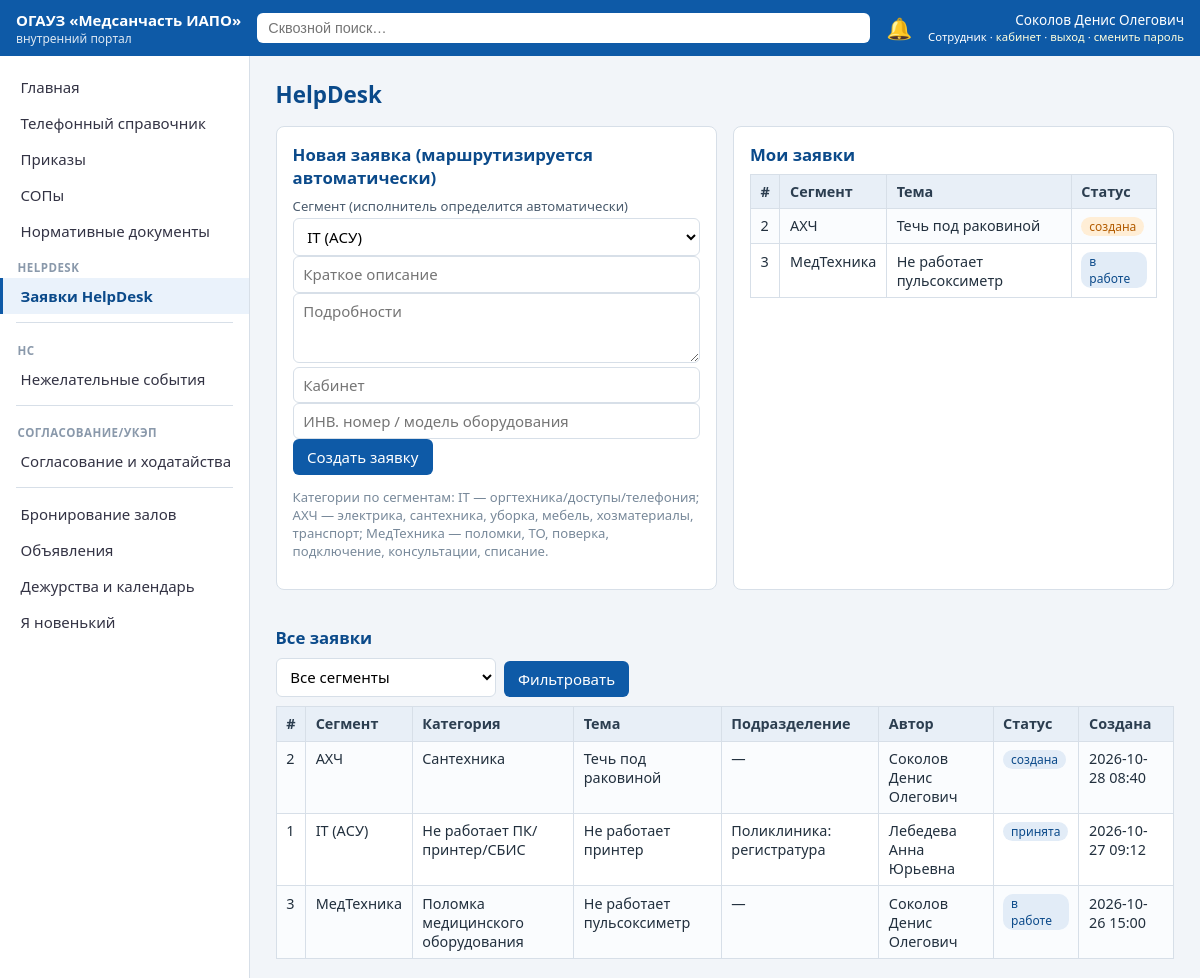
Page /helpdesk (signed in) on the committed database.
### tables this page shows
CREATE TABLE users(
  id INTEGER PRIMARY KEY, fio TEXT, dept_id INTEGER REFERENCES departments(id),
  position TEXT, email TEXT, role_key TEXT REFERENCES roles(key),
  username TEXT UNIQUE, pw_hash TEXT, salt TEXT, must_change_pw INTEGER DEFAULT 0,
  active INTEGER DEFAULT 1, birth_month_day TEXT);

CREATE TABLE ticket(
  id INTEGER PRIMARY KEY, segment TEXT, category TEXT, summary TEXT, description TEXT,
  dept_id INTEGER REFERENCES departments(id), room TEXT, asset_ref TEXT,
  author_id INTEGER REFERENCES users(id), assignee_id INTEGER REFERENCES users(id),
  status TEXT DEFAULT 'created', sla_hours INTEGER DEFAULT 24, created_at TEXT, closed_at TEXT,
  ns_id INTEGER);

CREATE TABLE departments(id INTEGER PRIMARY KEY, block_id INTEGER REFERENCES blocks(id), name TEXT);

### app.py (the view)
@app.get("/helpdesk", response_class=HTMLResponse)
def helpdesk(request: Request, seg: str = ""):
    u = current_user(request)
    if not u:
        return RedirectResponse("/login", status_code=302)
    con = get_db()
    mine = con.execute("SELECT * FROM ticket WHERE author_id=? ORDER BY created_at DESC", (u["id"],)).fetchall()
    queue = []
    if u["role_key"] in OP_ROLE.values():
        myseg = [k for k, v in OP_ROLE.items() if v == u["role_key"]][0]
        queue = con.execute("SELECT * FROM ticket WHERE segment=? AND status NOT IN ('closed') ORDER BY created_at", (myseg,)).fetchall()
    elif u["role_key"] == "admin":
        queue = con.execute("SELECT * FROM ticket WHERE status NOT IN ('closed') ORDER BY created_at").fetchall()
    all_t = con.execute("""SELECT t.*, d.name dept_name, a.fio author_fio FROM ticket t
                          LEFT JOIN departments d ON d.id=t.dept_id LEFT JOIN users a ON a.id=t.author_id
                          ORDER BY t.created_at DESC""").fetchall()
    if seg:
        all_t = [t for t in all_t if t["segment"] == seg]
    cats = HD_CATEGORIES
    con.close()
    return ctx(request, mine=mine, queue=queue, tickets=all_t, cats=cats, seg=seg,
               seg_titles=SEG_TITLES, statuses={"created": "создана", "accepted": "принята", "in_work": "в работе",
                                                "done": "выполнена", "closed": "закрыта", "returned": "возвращена"}, template="helpdesk.html", section="HelpDesk")

### templates/helpdesk.html (shortened to what this page needs)
{% extends "base.html" %}
{% block body %}
<div class="grid">
  <div class="card">
    <h2 style="margin-top:0">Новая заявка (маршрутизируется автоматически)</h2>
    <form method="post" action="/helpdesk/new">
      <div class="frow"><div style="flex:1"><label>Сегмент (исполнитель определится автоматически)</label>
        <select name="segment" required>
        {% for k, t in seg_titles.items() %}<option value="{{ k }}">{{ t }}</option>{% endfor %}</select></div></div>
      <div class="frow"><input type="text" name="summary" placeholder="Краткое описание" required></div>
      <div class="frow"><textarea name="description" placeholder="Подробности"></textarea></div>
      <div class="frow"><input type="text" name="room" placeholder="Кабинет"><input type="text" name="asset_ref" placeholder="ИНВ. номер / модель оборудования"></div>
      <button>Создать заявку</button>
    </form>
    <p class="muted">Категории по сегментам: IT — оргтехника/доступы/телефония; АХЧ — электрика, сантехника, уборка, мебель, хозматериалы, транспорт; МедТехника — поломки, ТО, поверка, подключение, консультации, списание.</p>
  </div>
  <div class="card">
    <h2 style="margin-top:0">Мои заявки</h2>
    <table><tr><th>#</th><th>Сегмент</th><th>Тема</th><th>Статус</th></tr>
    {% for t in mine %}<tr><td>{{ t['id'] }}</td><td>{{ seg_titles[t['segment']] }}</td><td>{{ t['summary'] }}</td>
    <td><span class="tag {{ 'green' if t['status']=='closed' else ('orange' if t['status']=='created' else '') }}">{{ statuses[t['status']] }}</span></td></tr>{% else %}
    <tr><td colspan="4" class="muted">Нет заявок.</td></tr>{% endfor %}</table>
  </div>
</div>
<h2>Все заявки {% if seg %}(фильтр: {{ seg_titles[seg] }}){% endif %}</h2>
<form class="frow" method="get">
  <select name="seg" style="max-width:220px"><option value="">Все сегменты</option>
  {% for k, t in seg_titles.items() %}<option value="{{ k }}" {{ 'selected' if seg==k }}>{{ t }}</option>{% endfor %}</select>
  <button>Фильтровать</button>
</form>
<table><tr><th>#</th><th>Сегмент</th><th>Категория</th><th>Тема</th><th>Подразделение</th><th>Автор</th><th>Статус</th><th>Создана</th></tr>
{% for t in tickets %}<tr><td>{{ t['id'] }}</td><td>{{ seg_titles[t['segment']] }}</td><td>{{ t['category'] }}</td>
<td>{{ t['summary'] }}{% if t['ns_id'] %} <span class="tag orange">из НС №{{ t['ns_id'] }}</span>{% endif %}</td>
<td>{{ t['dept_name'] or '—' }}</td><td>{{ t['author_fio'] }}</td>
<td><span class="tag {{ 'green' if t['status']=='closed' else ('red' if t['status']=='returned' else '') }}">{{ statuses[t['status']] }}</span></td>
<td>{{ t['created_at'] }}</td></tr>{% endfor %}</table>
{% endblock %}

### templates/base.html (shortened to what this page needs)
<!doctype html>
<html lang="ru">
<head>
<link rel="stylesheet" href="/static/style.css">
</head>
<body>
{% if user %}
<header class="topbar">
  <div class="brand"><a href="/" style="color:#fff;text-decoration:none">ОГАУЗ «Медсанчасть&nbsp;ИАПО»</a> <span>внутренний портал</span></div>
  <form action="/search" method="get" class="searchbox">
    <input name="q" placeholder="Сквозной поиск…" value="{{ q or '' }}">
  </form>
  <a class="bell" href="/notifications" title="Уведомления">🔔{% if unread %}<span class="badge">{{ unread }}</span>{% endif %}</a>
  <div class="who">{{ user['fio'] }}<br><small>{{ role_names.get(user['role_key'], user['role_key']) }} · <a href="/dashboard">кабинет</a> · <a href="/logout">выход</a> · <a href="/change-password">сменить пароль</a></small></div>
</header>
<div class="layout">
  <nav class="side" id="side">
    {% set rv = role_vis.get(user['role_key'], []) %}
    {% set ns_ = namespace(group="") %}
    {% for need_role, title, url in menu %}
      {% set allowed = (need_role == "") or ('*' in rv) or (need_role in rv) %}
      {% if allowed %}
        {% if need_role != ns_.group %}
          {% if ns_.group %}<div class="navsep"></div>{% endif %}
          {% set ns_.group = need_role %}
          {% if need_role %}<div class="navgroup">{{ need_role }}</div>{% endif %}
        {% endif %}
        <a href="{{ url }}" class="{{ 'active' if request.url.path == url }}">{{ title }}</a>
      {% endif %}
    {% endfor %}
  </nav>
  <main class="content">
    <h1>{{ section }}</h1>
    {% block body %}{% endblock %}
  </main>
</div>
{% else %}
<main style="padding:2rem">{% block anon %}{% endblock %}</main>
{% endif %}
</body>
</html>

### static/style.css (style rules this page uses)
:root { --c1:#0e5aa7;--c2:#0b4a8a;--bg:#f2f5f9;--line:#d7dfe8;--ok:#1a7f37;--warn:#b35c00;--err:#c0392b }
* { box-sizing:border-box }
body { margin:0;font-family:'Segoe UI',Roboto,Arial,sans-serif;background:var(--bg);color:#22303e;font-size:15px }
a { color:var(--c1);text-decoration:none }
.topbar { display:flex;align-items:center;gap:1rem;background:var(--c1);color:#fff;padding:.6rem 1rem;position:sticky;top:0;z-index:10 }
.topbar a { color:#ffd }
.brand { font-weight:600 }
.brand span { display:block;font-weight:400;font-size:.75rem;opacity:.85 }
.searchbox { flex:1;display:flex }
.searchbox input { width:100%;padding:.45rem .7rem;border-radius:6px;border:0;font-size:.9rem }
.bell { position:relative;font-size:1.3rem;text-decoration:none }
.who { font-size:.85rem;text-align:right;line-height:1.2 }
.layout { display:flex;min-height:calc(100vh - 60px) }
.side { width:250px;background:#fff;border-right:1px solid var(--line);padding:.8rem 0;flex-shrink:0 }
.side a { display:block;padding:.5rem 1.1rem;color:#334;border-left:3px solid transparent }
.side a.active { border-left-color:var(--c1);background:#eaf2fb;color:var(--c2);font-weight:600 }
.content { flex:1;padding:1.2rem 1.6rem;max-width:1200px }
h1 { margin:.2rem 0 1rem;font-size:1.4rem;color:var(--c2) }
h2 { font-size:1.05rem;color:var(--c2);margin:1.2rem 0 .5rem }
table { border-collapse:collapse;width:100%;background:#fff;font-size:.9rem }
th,td { border:1px solid var(--line);padding:.45rem .6rem;text-align:left;vertical-align:top }
th { background:#e8eff7;color:#2c3e50 }
tr:nth-child(even) td { background:#fafcfe }
.card { background:#fff;border:1px solid var(--line);border-radius:8px;padding:1rem;margin-bottom:1rem }
.grid { display:grid;grid-template-columns:repeat(auto-fit,minmax(280px,1fr));gap:1rem }
.tag { display:inline-block;padding:1px 8px;border-radius:10px;font-size:.75rem;background:#e2ecf7;color:var(--c2) }
.tag.orange { background:#ffeed6;color:var(--warn) }
form.frow { display:flex;gap:.5rem;flex-wrap:wrap;align-items:end;margin:.6rem 0 }
input[type=text],input[type=date],input[type=time],input[type=password],input[type=email],select,textarea { padding:.45rem .6rem;border:1px solid var(--line);border-radius:6px;font:inherit;background:#fff;width:100% }
textarea { min-height:70px }
button,.btn { background:var(--c1);color:#fff;border:0;border-radius:6px;padding:.5rem .9rem;font:inherit;cursor:pointer }
.muted { color:#78899a;font-size:.82rem }
.navgroup { padding:.7rem 1.1rem .2rem;font-size:.72rem;text-transform:uppercase;letter-spacing:.04em;color:#8a99ab;font-weight:600 }
.navsep { border-top:1px solid var(--line);margin:.5rem 1rem }
label { font-size:.82rem;color:#4a5b6d;display:block;margin-bottom:.2rem }

### rows in the picture
users: fio "Соколов Денис Олегович", get "Сотрудник"
ticket: id "2", segment "АХЧ", summary "Течь под раковиной", status "создана", category "Сантехника", t "—", author_fio "Соколов Денис Олегович", created_at "2026-10-28 08:40"
ticket: id "3", segment "МедТехника", summary "Не работает пульсоксиметр", status "в работе", category "Поломка медицинского оборудования", t "—", author_fio "Соколов Денис Олегович", created_at "2026-10-26 15:00"
ticket: id "1", segment "IT (АСУ)", category "Не работает ПК/принтер/СБИС", summary "Не работает принтер", name "Поликлиника: регистратура", author_fio "Лебедева Анна Юрьевна", status "принята", created_at "2026-10-27 09:12"

### other values in the picture
{{ title }} "Главная" "Телефонный справочник" "Приказы" "СОПы" "Нормативные документы" "Заявки HelpDesk" "Нежелательные события" "Согласование и ходатайства" "Бронирование залов" "Объявления" "Дежурства и календарь" "Я новенький"
{{ need_role }} "HELPDESK" "НС" "СОГЛАСОВАНИЕ/УКЭП"
{{ section }} "HelpDesk"
form field segment "IT (АСУ)"
